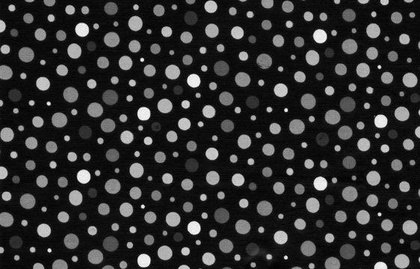
%> input picture proj3/circles.jpg, 420 x 269 px, shrunk from 562 x 360 before the run
$ octave ques2.m   (GNU Octave 9; MATLAB toolbox functions it lacks are replaced by stand-ins)
%> lines starting %> are read from the running program, lines starting %| are printed output that depends on the picture; in (x1, y1, x2, y2) boxes, pixels count from 0 and x2, y2 are one past the last pixel; in counts of white or black regions, pixels touching at a corner belong together; the program's own positions count from 1
### proj3/connected.m
function [ans] = connected(img)
[rows,cols,dim]=size(img);
dp = zeros(rows+1,cols+1);
cnt=1;
tmp=0;
map=zeros(10000,1);
for i=1:rows
    for j=1:cols
        if(img(i,j)==0)
            dp(i,j)=0;
        else
            if(i==1 && j>1)
                dp(i,j)=dp(i,j-1);

            elseif(j==1 && i>1)
                 dp(i,j)=dp(i-1,j);

            elseif (i==1 && j==1)
                dp(i,j)=cnt;
                cnt=cnt+1;

            else
                    if(dp(i-1,j)==0 && dp(i,j-1)==0)
                        dp(i,j)=cnt;
                        cnt=cnt+1;
                    elseif(dp(i-1,j)~=0 && dp(i,j-1)==0)
                            dp(i,j)=dp(i-1,j);
                    elseif(dp(i-1,j)==0 && dp(i,j-1)~=0)
                            dp(i,j)=dp(i,j-1);
                    elseif(dp(i-1,j)~=0 && dp(i,j-1)~=0)
                        if(dp(i-1,j)<dp(i,j-1))
                          dp(i,j)=dp(i-1,j);
                          map(dp(i,j-1),1)=dp(i-1,j);
                        else
                           dp(i,j)=dp(i,j-1);
                           map(dp(i-1,j),1)=dp(i,j-1);
                        end
                    end
            end
        end
    end
end

cnt=cnt-1;
ans=cnt;
doc=zeros(cnt,1);
for i=1:cnt
    if(map(i,1)~=i && map(i,1)~=0)
        doc(i)=doc(map(i,1),1);
        ans=ans-1;
    else
        doc(i,1)=i;
    end
end

### proj3/ques2.m
close all;
clc;
clear all;
%% Connnectd components
myimg=imread('circles.jpg');
%> myimg is the input picture: size 269x420x3 uint8; min 0, max 255, mean 45.3


%figure();
%imshow(myimg);
%impixelinfo;
% d = imdistline;

img=myimg;
img=rgb2gray(img);
img=im2bw(img , 0.4);
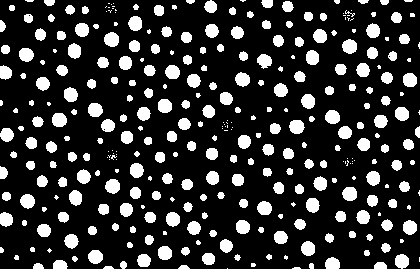
%> img: size 269x420 logical; 18.9% white; 332 white regions (95 under 20 px), largest, box (x1, y1, x2, y2) and area: (104, 32, 119, 47) 178, (52, 113, 67, 127) 175, (289, 120, 305, 134) 175
%figure();
%imshow(img);

%% For maximum sized circles
img1=img;
 se=strel('disk',8);
 out1=imopen(img1,se);
%> out1: size 269x420 logical; every value is 0
 figure();
 imshow(out1);
ans1=connected(img1)
%> after the loop in connected, `for i=1:rows`: cnt = 911
%> in connected, `cnt=cnt-1;`: cnt = 910
%> after the loop in connected, `for i=1:cnt`: ans = -542; doc = 910 values, max 909 at index 909, min 1 at index 1, mean 450.3
%> ans1 = 0
L = bwlabel(img1,4);
%> L: size 269x420 double; 350 distinct labels, from 0 to 349
max(max(L))
%> ans = 349

%% For circles with  7<radius<8
img2=img;
 se=strel('disk',7);
 img2=imopen(img2,se);
%> img2: size 269x420 logical; 6.3% white; 48 white regions, largest, box (x1, y1, x2, y2) and area: (104, 33, 119, 47) 172, (52, 113, 66, 127) 164, (290, 120, 304, 134) 164
 out2=img2-out1;
 se=strel('disk',7);
 out2=imopen(out2,se);
 figure();
 imshow(out2);
ans2=connected(out2)
%> ans2 = 0
L = bwlabel(out2,4);
%> L: size 269x420 double; 49 distinct labels, from 0 to 48
max(max(L))
%> ans = 48

%% For circles with  6<radius<7
img3=img;
se=strel('disk',6);
%making open

img3=imopen(img3,se);
%> img3: size 269x420 logical; 10.5% white; 88 white regions, largest, box (x1, y1, x2, y2) and area: (52, 113, 67, 127) 169, (104, 33, 119, 47) 168, (290, 120, 304, 134) 164
out3=img3-out1;
out3=imopen(out3,se);
out3=out3-out2;
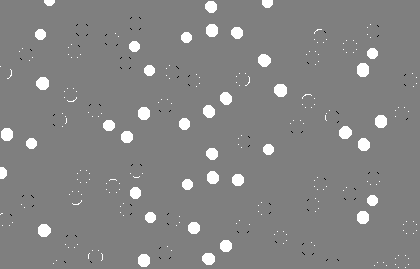
%> out3: size 269x420 double; min -1, max 1, mean 0.0417; drawn with min black and max white
out3=imopen(out3,se);

figure();
imshow(out3);
ans3=connected(out3)
%> ans3 = 0
L = bwlabel(out3,4);
%> L: size 269x420 double; 198 distinct labels, from 0 to 197
max(max(L))
%> ans = 197

%%  For circles with  5<radius<6
img4=img;
se=strel('disk',5);
%making open

img4=imopen(img4,se);
%> img4: size 269x420 logical; 13.2% white; 122 white regions, largest, box (x1, y1, x2, y2) and area: (52, 113, 67, 127) 172, (325, 110, 340, 124) 169, (343, 187, 357, 201) 169
out4=img4-out3;
%%out4=imopen(out4,se);
out4=out4-out2;
%> out4: size 269x420 double; values 0 (black) and 1 (white), 3% white; 316 white regions (282 under 20 px), largest, box (x1, y1, x2, y2) and area: (336, 64, 346, 75) 98, (37, 176, 47, 187) 98, (283, 1, 293, 12) 95
%%out4=imopen(out4,se);
out4=out4-out1;
out4=imopen(out4,se);

figure();
imshow(out4);
ans4=connected(out4)
%> after the loop in connected (call 4), `for i=1:rows`:
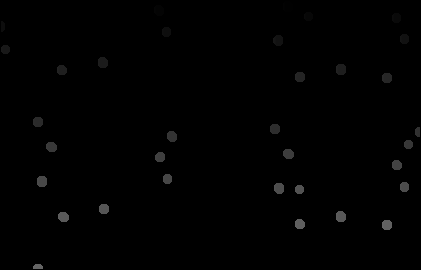
%> dp: size 270x421 double; min 0, max 102, mean 1.2
%> after the loop in connected (call 4), `for i=1:rows`: cnt = 103
%> in connected (call 4), `cnt=cnt-1;`: cnt = 102
%> the loop in connected (call 4), `for i=1:cnt` made 102 passes
%> after the loop in connected (call 4), `for i=1:cnt`: ans = -29; doc = 102 values, max 100 at index 100, min 1 at index 1, mean 50.07
%> ans4 = 0
L = bwlabel(out4,4);
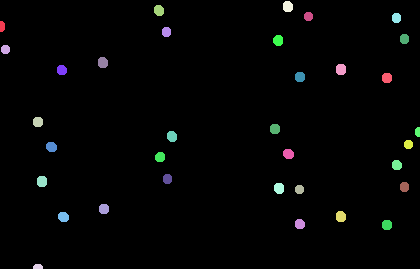
%> L: size 269x420 double; 35 distinct labels, from 0 to 34; one colour per label, 0 black
max(max(L))
%> ans = 34

%%  For circles with  4<radius<5
img5=img;
se=strel('disk',4);
img5=imopen(img5,se);
%> img5: size 269x420 logical; 16.1% white; 176 white regions, largest, box (x1, y1, x2, y2) and area: (104, 32, 119, 47) 172, (52, 113, 67, 127) 172, (342, 187, 357, 201) 172
out5=img5-out3;
out5=out5-out2;
%> out5: size 269x420 double; values 0 (black) and 1 (white), 5.9% white; 428 white regions (340 under 20 px), largest, box (x1, y1, x2, y2) and area: (381, 72, 393, 84) 103, (335, 64, 346, 75) 102, (37, 176, 48, 187) 101
out5=out5-out1;
out5=out5-out4;
%> out5: size 269x420 double; values 0 (black) and 1 (white), 3.4% white; 437 white regions (383 under 20 px), largest, box (x1, y1, x2, y2) and area: (145, 235, 154, 245) 71, (295, 37, 304, 47) 69, (151, 44, 160, 54) 69
out5=imopen(out5,se);

figure();
imshow(out5);
ans5=connected(out5)
%> after the loop in connected (call 5), `for i=1:rows`:
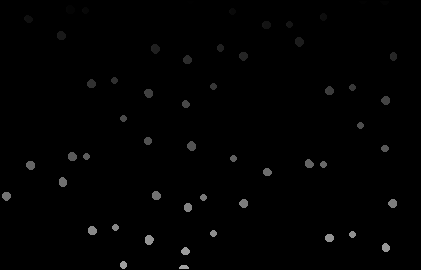
%> dp: size 270x421 double; min 0, max 164, mean 2
%> after the loop in connected (call 5), `for i=1:rows`: cnt = 165
%> in connected (call 5), `cnt=cnt-1;`: cnt = 164
%> after the loop in connected (call 5), `for i=1:cnt`: ans = -72; doc = 164 values, max 162 at index 162, min 1 at index 1, mean 80.93
%> ans5 = 0
L = bwlabel(out5,4);
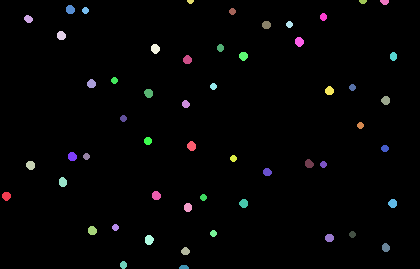
%> L: size 269x420 double; 55 distinct labels, from 0 to 54; one colour per label, 0 black
max(max(L))
%> ans = 54

%% For circles with  3<radius<4
img6=img;
se=strel('disk',4);
img6=imopen(img6,se);
out6=img6-out3;
out6=out6-out2;
out6=out6-out1;
out6=out6-out4;

out6=out6-out5;
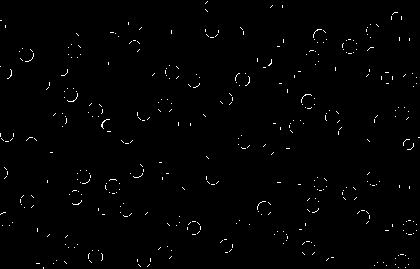
%> out6: size 269x420 double; values 0 (black) and 1 (white), 0.96% white in thin lines or dots
out6=imopen(out6,se);
%> out6: size 269x420 double; every value is 0

figure();
imshow(out6);
ans6=connected(out6)
%> after the loop in connected (call 6), `for i=1:rows`: dp: size 270x421 double; every value is 0
%> ans6 = 0
L = bwlabel(out6,4);
max(max(L))
%> ans = 0
